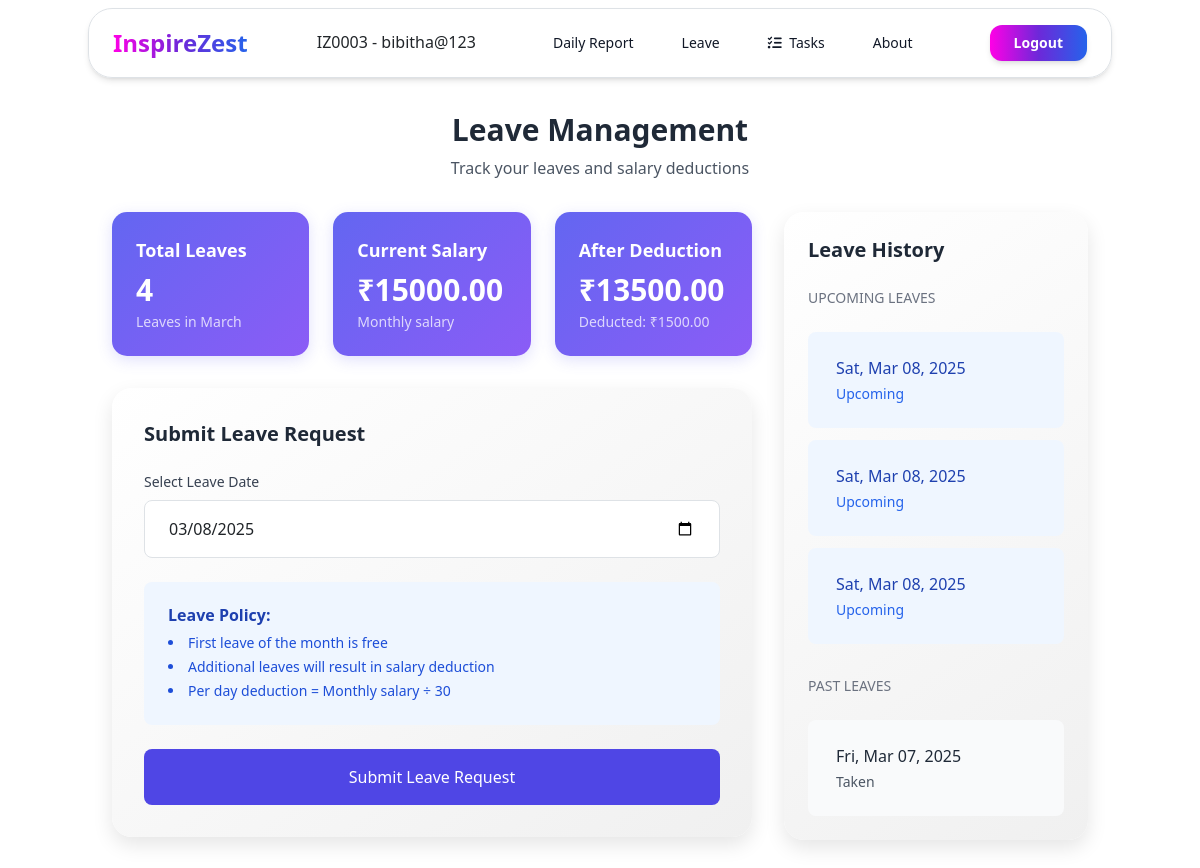
The page /employee/leave/ (signed in) on the database its author committed.
### app/models.py (models this page shows, shortened)
class CustomUser(AbstractUser):
    DEPARTMENT_CHOICES = [
        ('HR', 'Human Resources'),
        ('IT', 'Information Technology'),
        ('FIN', 'Finance'),
        ('MKT', 'Marketing'),
        ('OPS', 'Operations'),
    ]
    is_verified = models.BooleanField(default=False)
    otp = models.CharField(max_length=10, null=True, blank=True)
    email = models.EmailField(unique=True)
    employee_id = models.CharField(max_length=10, unique=True, null=True)
    department = models.CharField(max_length=3, choices=DEPARTMENT_CHOICES, null=True, blank=True)
    joining_date = models.DateField(null=True, blank=True)
    def __str__(self):
        if self.is_superuser:
            return f"Manager - {self.username}"
        return f"{self.employee_id} - {self.username}"

class SalaryCalendar(models.Model):
    employee = models.ForeignKey(CustomUser, on_delete=models.CASCADE)
    leave_days = models.DateField(default=timezone.now)
    salary = models.FloatField()
    pf_percentage = models.DecimalField(
        max_digits=5,
        decimal_places=2,
        null=True,
        blank=True,
    )
    esi_percentage = models.DecimalField(
        max_digits=5,
        decimal_places=2,
        null=True,
        blank=True,
    )
    created_at = models.DateTimeField(auto_now_add=True,null=True,blank=True)

### app/views.py (the view)
# urls.py: path('employee/leave/', views.Employee_leave_view, name='employee-leave'),
def Employee_leave_view(request):
    if request.method == 'POST':
        form = Employee_leave_form(request.POST)
        if form.is_valid():
            leave_date = form.cleaned_data['leave_days']
            if leave_date < timezone.now().date():
                messages.error(request, "Cannot select a past date")
                return redirect('employee-leave')
            salary_record = SalaryCalendar.objects.filter(employee=request.user).last()
            if not salary_record:
                messages.error(request, "No salary record found. Please contact your manager.")
                return redirect('employee-leave')
            if SalaryCalendar.objects.filter(
                employee=request.user,
                leave_days=leave_date
            ).exists():
                messages.error(request, "You already have a leave request for this date")
                return redirect('employee-leave')
            current_month_leaves = SalaryCalendar.objects.filter(
                employee=request.user,
                leave_days__month=leave_date.month,
                leave_days__year=leave_date.year
            ).count()
            original_salary = salary_record.salary
            if current_month_leaves >= 1:
                per_day_salary = original_salary / 30
                new_salary = original_salary - per_day_salary
                messages.warning(request,
                    f"This is your {current_month_leaves + 1}th leave. Salary deduction: ₹{per_day_salary:.2f}")
            else:
                new_salary = original_salary
                messages.info(request, "First leave of the month - No salary deduction")
            leave = form.save(commit=False)
            leave.employee = request.user
            leave.salary = new_salary
            leave.save()
            messages.success(request, f"Leave request submitted for {leave_date}")
            return redirect('employee-leave')
    else:
        form = Employee_leave_form()
    all_leaves = SalaryCalendar.objects.filter(
        employee=request.user
    ).order_by('-leave_days')
    current_date = timezone.now().date()
    current_month_leaves = all_leaves.filter(
        leave_days__month=current_date.month,
        leave_days__year=current_date.year
    )
    current_salary = SalaryCalendar.objects.filter(employee=request.user).last()
    total_deduction = 0
    if current_salary and current_month_leaves.count() > 1:
        per_day_salary = current_salary.salary / 30
        total_deduction = per_day_salary * (current_month_leaves.count() - 1)
    context = {
        'form': form,
        'past_leaves': all_leaves.filter(leave_days__lt=current_date),
        'upcoming_leaves': all_leaves.filter(leave_days__gte=current_date),
        'month_leaves_count': current_month_leaves.count(),
        'current_month': current_date.strftime('%B'),
        'current_salary': current_salary,
        'total_deduction': total_deduction,
        'salary_after_deduction': current_salary.salary - total_deduction if current_salary else 0
    }
    return render(request, 'Employee_leave.html', context)

### app/forms.py (shortened to what this page needs)
class Employee_leave_form(forms.ModelForm):
    class Meta:
        model = SalaryCalendar
        fields = ["leave_days"]
        widgets = {
            'leave_days': forms.DateInput(attrs={
                'type': 'date',
                'class': 'form-control',
                'min': timezone.now().date().isoformat(),  # Set minimum date to today
            })
        }

### app/templates/Employee_leave.html (shortened to what this page needs)
{% extends 'employee_base.html' %}
{% load widget_tweaks %}
{% block main_block %}
<link href="https://unpkg.com/aos@2.3.1/dist/aos.css" rel="stylesheet">
<div class="container mx-auto px-4 mt-28">
    <div class="max-w-7xl mx-auto">
        <div class="text-center mb-8" data-aos="fade-down">
            <h1 class="text-3xl font-bold text-gray-800">Leave Management</h1>
            <p class="text-gray-600 mt-2">Track your leaves and salary deductions</p>
        </div>
        <div class="grid grid-cols-1 lg:grid-cols-3 gap-8">
            <div class="lg:col-span-2">
                <div class="grid grid-cols-1 md:grid-cols-3 gap-6 mb-8">
                    <div class="summary-card p-6 text-white" data-aos="fade-up" data-aos-delay="100">
                        <h3 class="text-lg font-semibold mb-2">Total Leaves</h3>
                        <p class="text-3xl font-bold">{{ month_leaves_count }}</p>
                        <p class="text-sm opacity-75 mt-1">Leaves in {{ current_month }}</p>
                    </div>
                    <div class="summary-card p-6 text-white" data-aos="fade-up" data-aos-delay="200">
                        <h3 class="text-lg font-semibold mb-2">Current Salary</h3>
                        <p class="text-3xl font-bold">₹{{ current_salary.salary|floatformat:2 }}</p>
                        <p class="text-sm opacity-75 mt-1">Monthly salary</p>
                    </div>
                    <div class="summary-card p-6 text-white" data-aos="fade-up" data-aos-delay="300">
                        <h3 class="text-lg font-semibold mb-2">After Deduction</h3>
                        <p class="text-3xl font-bold">₹{{ salary_after_deduction|floatformat:2 }}</p>
                        <p class="text-sm opacity-75 mt-1">Deducted: ₹{{ total_deduction|floatformat:2 }}</p>
                    </div>
                </div>
                <div class="leave-card p-8 mb-8" data-aos="fade-up" data-aos-delay="400">
                    <h2 class="text-xl font-semibold text-gray-800 mb-6">Submit Leave Request</h2>
                    <form method="post" class="space-y-6">
                        <div data-aos="fade-up" data-aos-delay="200">
                            <label class="block text-sm font-medium text-gray-700 mb-2">Select Leave Date</label>
                            {{ form.leave_days|add_class:"w-full px-4 py-3 rounded-lg border border-gray-300 focus:ring-2 focus:ring-indigo-500 focus:border-indigo-500" }}
                        </div>
                        <div class="bg-blue-50 p-4 rounded-lg" data-aos="fade-up" data-aos-delay="300">
                            <h4 class="font-semibold text-blue-800 mb-2">Leave Policy:</h4>
                            <ul class="list-disc list-inside space-y-1 text-sm text-blue-700">
                                <li>First leave of the month is free</li>
                                <li>Additional leaves will result in salary deduction</li>
                                <li>Per day deduction = Monthly salary ÷ 30</li>
                            </ul>
                        </div>
                        <button type="submit" data-aos="fade-up" data-aos-delay="400"
                            class="w-full bg-indigo-600 text-white py-3 px-4 rounded-lg hover:bg-indigo-700 transition-all duration-300 font-medium hover:scale-[1.02]">
                            Submit Leave Request
                        </button>
                    </form>
                </div>
            </div>
            <div class="lg:col-span-1">
                <div class="leave-card p-6" data-aos="fade-left" data-aos-delay="500">
                    <h2 class="text-xl font-semibold text-gray-800 mb-6">Leave History</h2>
                    {% if upcoming_leaves %}
                    <div class="mb-8">
                        <h3 class="text-sm font-medium text-gray-500 mb-4">UPCOMING LEAVES</h3>
                        <div class="space-y-3">
                            {% for leave in upcoming_leaves %}
                            <div class="leave-history-item bg-blue-50 p-4 rounded-lg"
                                 data-aos="fade-left" data-aos-delay="{{ forloop.counter0 }}00">
                                <p class="font-medium text-blue-800">{{ leave.leave_days|date:"D, M d, Y" }}</p>
                                <p class="text-sm text-blue-600 mt-1">Upcoming</p>
                            </div>
                            {% endfor %}
                        </div>
                    </div>
                    {% endif %}
                    {% if past_leaves %}
                    <div>
                        <h3 class="text-sm font-medium text-gray-500 mb-4">PAST LEAVES</h3>
                        <div class="space-y-3">
                            {% for leave in past_leaves %}
                            <div class="leave-history-item bg-gray-50 p-4 rounded-lg"
                                 data-aos="fade-left" data-aos-delay="{{ forloop.counter0 }}00">
                                <p class="font-medium text-gray-800">{{ leave.leave_days|date:"D, M d, Y" }}</p>
                                <p class="text-sm text-gray-600 mt-1">Taken</p>
                            </div>
                            {% endfor %}
                        </div>
                    </div>
                    {% endif %}
                </div>
            </div>
        </div>
    </div>
</div>
{% endblock %}

### app/templates/employee_base.html (shortened to what this page needs)
<!DOCTYPE html>
<html lang="en">
<head>
        <link href="https://cdn.jsdelivr.net/npm/bootstrap@5.3.3/dist/css/bootstrap.min.css" rel="stylesheet"
>
    <link href="https://unpkg.com/aos@2.3.1/dist/aos.css" rel="stylesheet">
    <script src="https://cdn.tailwindcss.com"></script>
    <link rel="stylesheet" href="https://cdnjs.cloudflare.com/ajax/libs/font-awesome/6.0.0/css/all.min.css">
</head>
<body>
    <header class="fixed inset-x-0 top-0 z-30 mx-auto w-full max-w-screen-md border border-gray-100
    bg-white/90 py-3 mt-2 shadow-md backdrop-blur-lg md:top-6 md:rounded-3xl lg:max-w-screen-lg"data-aos="flip-down" data-aos-delay="500" >
    <div class="px-6">
        <div class="flex items-center justify-between">
            <div class="flex items-center space-x-2">
                <span class="logo-text">InspireZest</span>
            </div>
            <h1>{{request.user}}</h1>
            <div class="hidden md:flex md:items-center md:justify-center md:gap-8">
                <a href="{%url 'employee-daily-report'%}" class="nav-link px-2 py-2 text-sm font-medium text-gray-900">
                    Daily Report
                </a>
                <a href="{%url 'employee-leave'%}" class="nav-link px-2 py-2 text-sm font-medium text-gray-900">
                    Leave
                </a>
                <a href="{% url 'employee-tasks' %}" class="nav-link px-2 py-2 text-sm font-medium text-gray-900">
                    <i class="fas fa-tasks mr-1"></i> Tasks
                </a>
                <a href="{%url 'employee-about'%}" class="nav-link px-2 py-2 text-sm font-medium text-gray-900">
                    About
                </a>
            </div>
            <div class="flex items-center justify-end gap-4">
                <a class="inline-flex items-center justify-center rounded-xl bg-blue-600 px-4 py-2 text-sm
                    font-semibold text-white shadow-md transition-all duration-200 hover:bg-blue-500
                    hover:shadow-lg focus:ring-2 focus:ring-blue-600 focus:ring-offset-2" href="{% url 'login' %}">
                    Logout
                </a>
            </div>
        </div>
    </div>
</header>
    {%block main_block%}
    {%endblock%}
</body>
</html>

### app/templates/employee_base.html (style rules this page uses)
.nav-link::before { content: ''; position: absolute; bottom: 0; left: 0; width: 0; height: 2px; background-color: #2563eb; transition: width 0.3s ease; }
.nav-link { position: relative; transition: color 0.3s ease; }
.logo-text { font-size: 1.5rem; font-weight: 700; background: linear-gradient( to right, #ff00e6 0%, #6d28d9 50%, #2563eb 100% ); -webkit-background-clip: text; background-clip: text; -webkit-text-fill-color: transparent; position: relative; display: inline-block; }
.logo-text::after { content: ''; position: absolute; bottom: -2px; left: 0; width: 100%; height: 2px; background: inherit; opacity: 0; transition: opacity 0.3s ease; }
.inline-flex { display: inline-flex; background: linear-gradient( to right, #ff00e6 0%, #6d28d9 50%, #2563eb 100% ); transition: all 0.3s ease; }

### app/templates/Employee_leave.html (style rules this page uses)
.leave-card { background: linear-gradient(145deg, #ffffff, #f0f0f0); border-radius: 20px; box-shadow: 0 8px 20px rgba(0, 0, 0, 0.1); transition: transform 0.3s ease; }
.summary-card { background: linear-gradient(135deg, #6366f1, #8b5cf6); border-radius: 15px; transition: all 0.3s ease; box-shadow: 0 4px 15px rgba(99, 102, 241, 0.2); }
.leave-history-item { transition: all 0.3s ease; border-left: 4px solid transparent; }

### rows shown on the page
CustomUser: user "IZ0003 - bibitha@123"
SalaryCalendar: salary "15000.00", leave_days "Sat, Mar 08, 2025"
SalaryCalendar: leave_days "Sat, Mar 08, 2025"
SalaryCalendar: leave_days "Sat, Mar 08, 2025"
SalaryCalendar: leave_days "Fri, Mar 07, 2025"

### other values the page prints
{{ month_leaves_count }} "4"
{{ salary_after_deduction|floatformat:2 }} "13500.00"
{{ total_deduction|floatformat:2 }} "1500.00"
